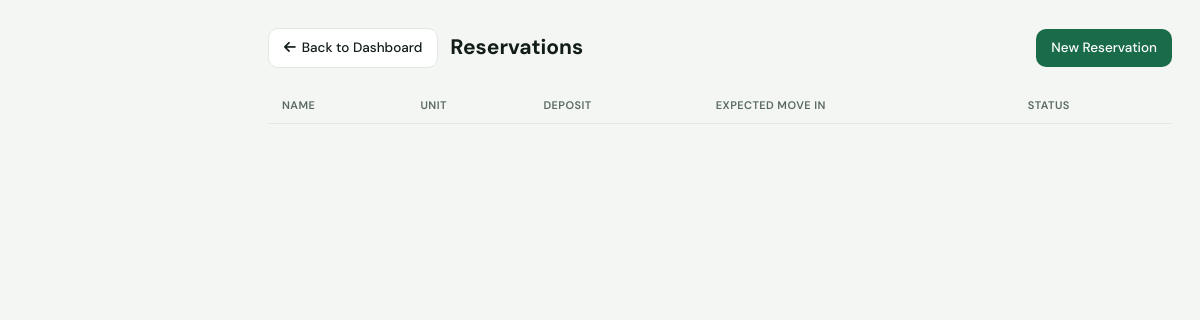
/tenants/reservations/, run on an earlier commit of the app's database.
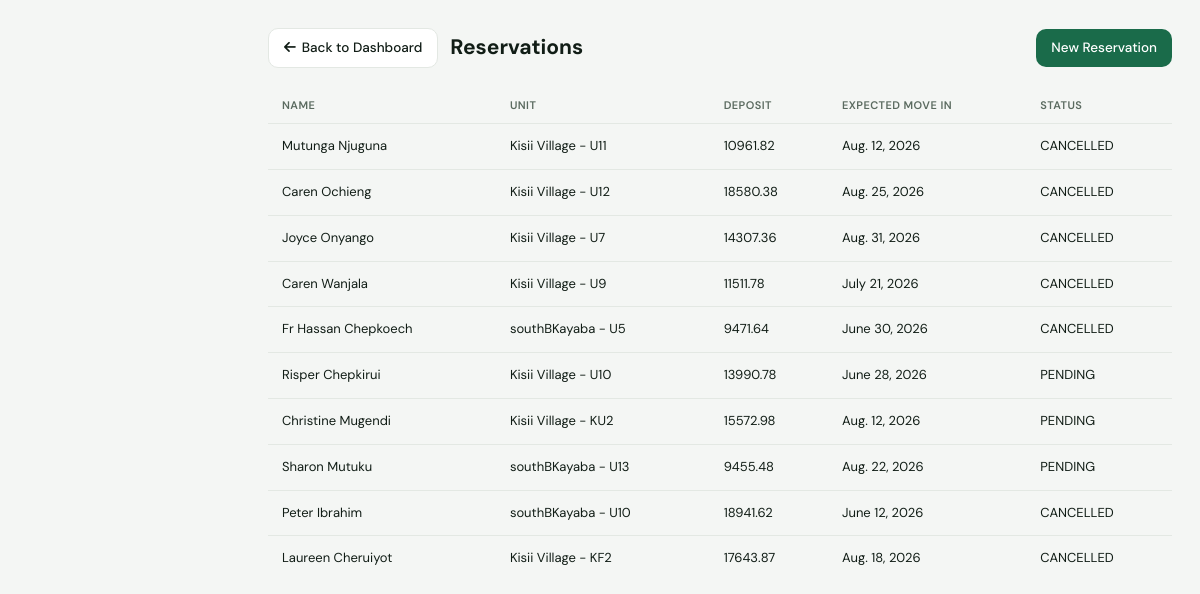
And on a later commit of the database.
### tenants/models.py (models this page shows, shortened)
class Reservation(models.Model):
    PENDING = 'PENDING'
    CONVERTED = 'CONVERTED'
    CANCELLED = 'CANCELLED'
    STATUS_CHOICE = (
        (PENDING, 'Pending'),
        (CONVERTED, 'Converted'),
        (CANCELLED, 'Cancelled'),
    )
    unit = models.ForeignKey(Unit, on_delete=models.PROTECT, related_name='reservations')
    full_name = models.CharField(max_length=50)
    phone_no = models.CharField(max_length=15, null=True, blank=True)
    id_no = models.CharField(max_length=20, null=True, blank=True)
    deposit_amount = models.DecimalField(max_digits=12, decimal_places=2, default=0)
    status = models.CharField(max_length=20, choices=STATUS_CHOICE, default=PENDING)
    expected_movein_date = models.DateField()
    created_at = models.DateTimeField(auto_now_add=True)
    tenancy = models.OneToOneField(
        Tenancy,
        on_delete=models.PROTECT,
        null=True,
        blank=True,
        related_name='reservation'
    )
    notes = models.TextField(blank=True, null=True)

### properties/models.py (models this page shows, shortened)
class Unit(models.Model):
    VACANT = 'VACANT'
    RESERVED = 'RESERVED'
    OCCUPIED = 'OCCUPIED'
    STATUS_CHOICES = (
        (VACANT, 'Vacant'),
        (RESERVED, 'Reserved'),
        (OCCUPIED, 'Occupied'),
    )
    parent_property = models.ForeignKey(
        Property,
        on_delete=models.PROTECT,
        related_name='units'
    )
    unit_number = models.CharField(
        max_length=50,
    )
    monthly_rent = models.DecimalField(
        max_digits=12,
        decimal_places=2
    )
    status = models.CharField(
        max_length=20,
        choices=STATUS_CHOICES,
        default=VACANT
    )
    description = models.TextField(
        blank=True,
        null=True
    )
    active = models.BooleanField(
        default=True
    )
    created_at = models.DateTimeField(
        auto_now_add=True
    )
    updated_at = models.DateTimeField(
        auto_now=True
    )
    class Meta:
        ordering = ['parent_property', 'unit_number']
        unique_together = ('parent_property', 'unit_number')
    def __str__(self):
        return f"{self.parent_property.name} - {self.unit_number}"

class Property(models.Model):
    name = models.CharField(max_length=200)
    location = models.CharField(max_length=255)
    image = models.ImageField(
        upload_to='properties/',
        blank=True,
        null=True
    )
    description = models.TextField(
        blank=True,
        null=True
    )
    water_included = models.BooleanField(
        default=True
    )
    electricity_included = models.BooleanField(
        default=True
    )
    active = models.BooleanField(
        default=True
    )
    created_at = models.DateTimeField(
        auto_now_add=True
    )
    updated_at = models.DateTimeField(
        auto_now=True
    )
    class Meta:
        ordering = ['name']
        verbose_name = 'Property'
        verbose_name_plural = 'Properties'

### tenants/views.py (the view)
# urls.py: path('reservations/', views.reservation_list, name='reservation_list'),
def reservation_list(request):
    reservations = Reservation.objects.all()
    return render(request, 'tenants/reservation_list.html', {'reservations': reservations})

### templates/tenants/reservation_list.html
{% extends 'base.html' %}
{% block content %}
<div class="page-header">
    <div style="display:flex; gap:12px; flex-wrap:wrap; align-items:center; justify-content:space-between; width:100%;">
        <div style="display:flex; gap:12px; align-items:center; flex-wrap:wrap;">
            <a href="{% url 'dashboard' %}" class="btn btn-secondary">
                <i class="fas fa-arrow-left"></i> Back to Dashboard
            </a>
            <h2 style="margin:0;">Reservations</h2>
        </div>
        <a href="{% url 'reservation_create' %}"
           class="btn btn-primary">
            New Reservation
        </a>
    </div>
</div>
<table class="table">
    <thead>
        <tr>
            <th>Name</th>
            <th>Unit</th>
            <th>Deposit</th>
            <th>Expected Move In</th>
            <th>Status</th>
        </tr>
    </thead>
    <tbody>
        {% for reservation in reservations %}
        <tr>
            <td>{{ reservation.full_name }}</td>
            <td>{{ reservation.unit }}</td>
            <td>{{ reservation.deposit_amount }}</td>
            <td>
                {{ reservation.expected_movein_date }}
            </td>
            <td>
                {{ reservation.status }}
            </td>
        </tr>
        {% endfor %}
    </tbody>
</table>
{% endblock %}

What changed in the data, as far as the page shows it:
added Reservation: full_name "Mutunga Njuguna", unit "Kisii Village - U11", deposit_amount "10961.82", expected_movein_date "Aug. 12, 2026", status "CANCELLED"
added Reservation: full_name "Caren Ochieng", unit "Kisii Village - U12", deposit_amount "18580.38", expected_movein_date "Aug. 25, 2026", status "CANCELLED"
added Reservation: full_name "Joyce Onyango", unit "Kisii Village - U7", deposit_amount "14307.36", expected_movein_date "Aug. 31, 2026", status "CANCELLED"
added Reservation: full_name "Caren Wanjala", unit "Kisii Village - U9", deposit_amount "11511.78", expected_movein_date "July 21, 2026", status "CANCELLED"
added Reservation: full_name "Fr Hassan Chepkoech", unit "southBKayaba - U5", deposit_amount "9471.64", expected_movein_date "June 30, 2026", status "CANCELLED"
added Reservation: full_name "Risper Chepkirui", unit "Kisii Village - U10", deposit_amount "13990.78", expected_movein_date "June 28, 2026", status "PENDING"
added Reservation: full_name "Christine Mugendi", unit "Kisii Village - KU2", deposit_amount "15572.98", expected_movein_date "Aug. 12, 2026", status "PENDING"
added Reservation: full_name "Sharon Mutuku", unit "southBKayaba - U13", deposit_amount "9455.48", expected_movein_date "Aug. 22, 2026", status "PENDING"
added Reservation: full_name "Peter Ibrahim", unit "southBKayaba - U10", deposit_amount "18941.62", expected_movein_date "June 12, 2026", status "CANCELLED"
added Reservation: full_name "Laureen Cheruiyot", unit "Kisii Village - KF2", deposit_amount "17643.87", expected_movein_date "Aug. 18, 2026", status "CANCELLED"
